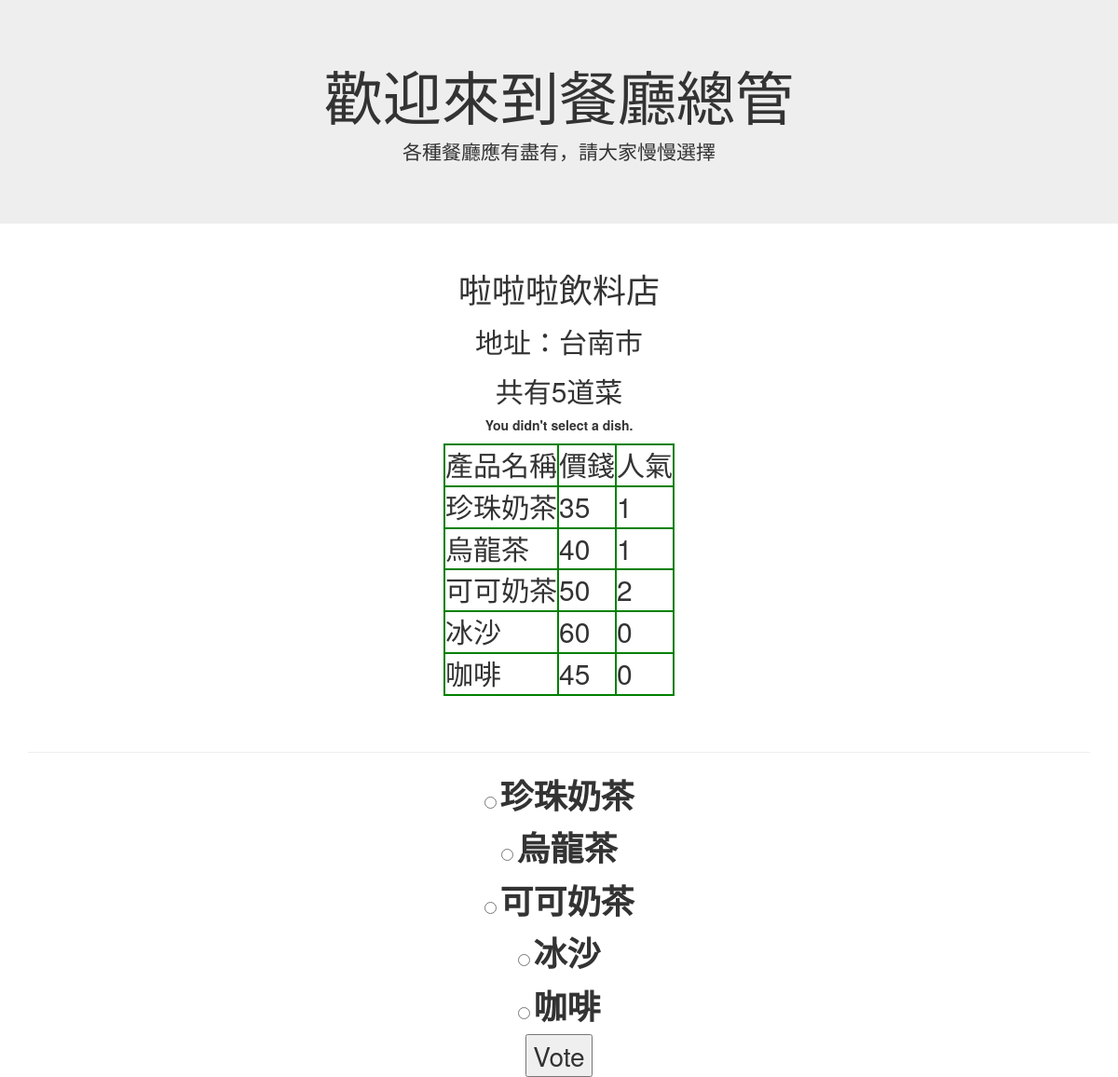
Screenshot of /3/vote/ with the database file from the repository.
### polls/models.py (models this page shows, shortened)
class Restaurant(models.Model):
	restaurant_name = models.CharField(max_length=200)
	address = models.CharField(max_length=200)

class Menu(models.Model):
	restaurant = models.ForeignKey(Restaurant, on_delete=models.CASCADE)
	dish_name = models.CharField(max_length=200)
	price = models.IntegerField(default=0)
	population = models.IntegerField(default=0)

### polls/views.py (the view)
# urls.py: url(r'^(?P<restaurant_id>[0-9]+)/vote/$', views.vote, name='vote'),
def vote(request, restaurant_id):
    restaurant = get_object_or_404(Restaurant, pk=restaurant_id)
    try:
        selected_dish = restaurant.menu_set.get(pk=request.POST['menu'])
    except (KeyError, Menu.DoesNotExist):
        return render(request, 'polls/detail.html', {
            'restaurant': restaurant,
            'error_message': "You didn't select a dish.",
        })
    else:
        selected_dish.population += 1
        selected_dish.save()
        return HttpResponseRedirect(reverse('polls:results', args=(restaurant.id,)))

### polls/templates/polls/detail.html (shortened to what this page needs)
<!DOCTYPE html>
<html lang="en">
<head>
  <link rel="stylesheet" href="https://maxcdn.bootstrapcdn.com/bootstrap/3.3.7/css/bootstrap.min.css">
</head>
<body>
<div class="jumbotron text-center">
  <h1>歡迎來到餐廳總管</h1>
  <p>各種餐廳應有盡有，請大家慢慢選擇</p>
</div>
<div class="container">
  <center><h1>{{ restaurant.restaurant_name }}</h1></center>
  <center><h2>地址：{{ restaurant.address }}</h2></center>
  <center><h2>共有{{ restaurant.menu_set.all | length }}道菜</h2></center>
	{% if error_message %}<center><p><strong>{{ error_message }}</strong></p></center>{% endif %}
  <center><table>
    <tr><td>產品名稱</td><td>價錢</td><td>人氣</td></tr>
    {% for menu in restaurant.menu_set.all %}
        <tr><td>{{menu.dish_name}}</td><td>{{menu.price}}</td><td>{{menu.population}}</td></tr>
    {% endfor %}
  </table></center>
  <br><br>
  <hr>
	<center><form action="{% url 'polls:vote' restaurant.id %}" method="post">
		{% for menu in restaurant.menu_set.all %}
    		<input type="radio" name="menu" id="menu{{ forloop.counter }}" value="{{ menu.id }}"  style = "font-size:24px"/>
    		<label for="menu{{ forloop.counter }}" style = "font-size:36px">{{ menu.dish_name }}</label><br />
		{% endfor %}
			<input type="submit" value="Vote" style = "font-size:28px"/>
	</form></center>
</div>
</body>
</html>

### polls/templates/polls/detail.html (style rules this page uses)
table, tr, td { border:2px solid green; font-size:30px; }

### rows the page displays
Restaurant: restaurant_name "啦啦啦飲料店", address "台南市", menu_set.all|length "5"
Menu: dish_name "珍珠奶茶", price "35", population "1"
Menu: dish_name "烏龍茶", price "40", population "1"
Menu: dish_name "可可奶茶", price "50", population "2"
Menu: dish_name "冰沙", price "60", population "0"
Menu: dish_name "咖啡", price "45", population "0"

### other values shown
{{ error_message }} "You didn't select a dish."
